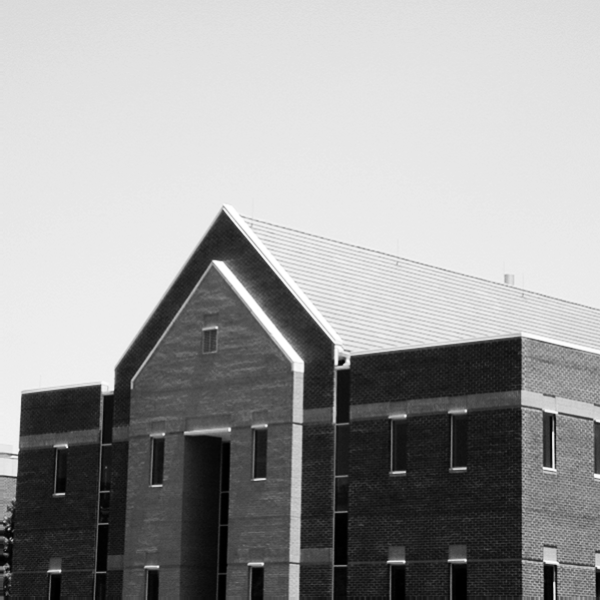
#> input picture building.tif, 600 x 600 px
$ python bulding.py
#> lines starting #> are read from the running program, lines starting #| are printed output that depends on the picture
import cv2
import numpy as np

org=cv2.imread('building.tif',cv2.IMREAD_GRAYSCALE)
#> org is the input picture: shape (600, 600); min 0, max 255, mean 155.8
mask1=np.array([[-1,0,1], [-1, 0, 1],[-1,0,1]])
mask2=np.array([[-1,-1,-1], [0, 0, 0],[1,1,1]])
res1=np.zeros((600,600),dtype='uint8')
res2=np.zeros((600,600),dtype='uint8')
rows,cols=org.shape
#> rows = 600; cols = 600

for i in range(1,rows-1):
    for j in range(1,cols-1):
        small_image=org[i-1:i+2,j-1:j+2]
        besco1=np.multiply(small_image,mask1)
        besco2 = np.multiply(small_image, mask2)
        out1=np.sum(besco1)
        out2=np.sum(besco2)
        if out1<0:
            out1=0
        if out2<0:
            out2=0
        res1[i,j]=out1
        res2[i,j]=out2
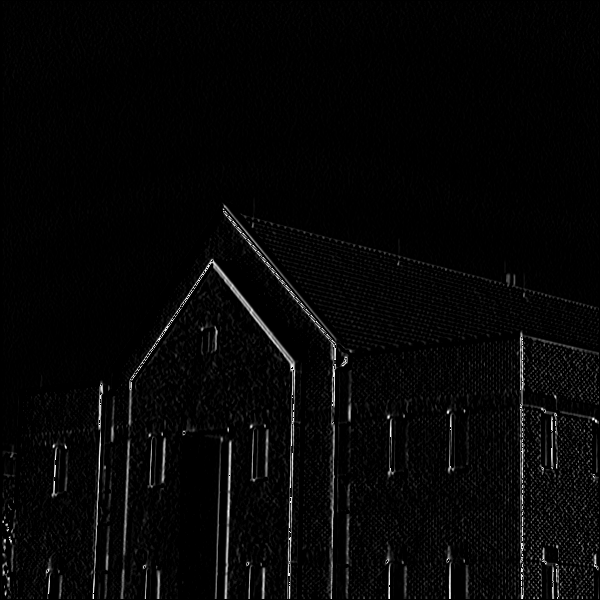
#> res1: shape (600, 600); min 0, max 255, mean 6.3
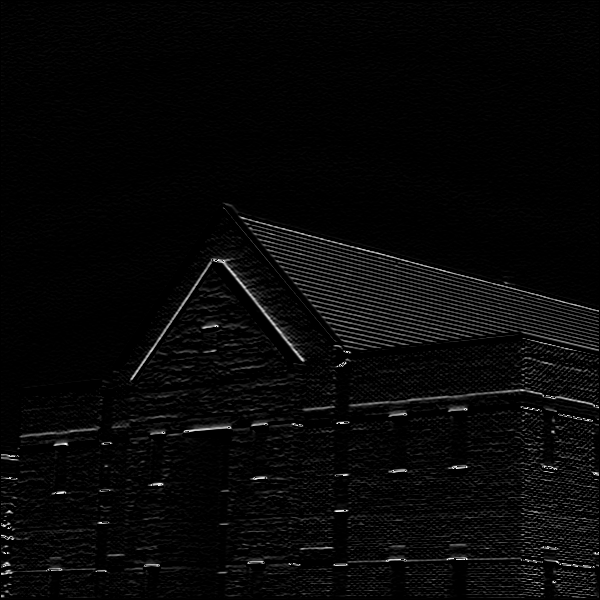
#> res2: shape (600, 600); min 0, max 255, mean 7.6

result=cv2.hconcat([res1,res2])
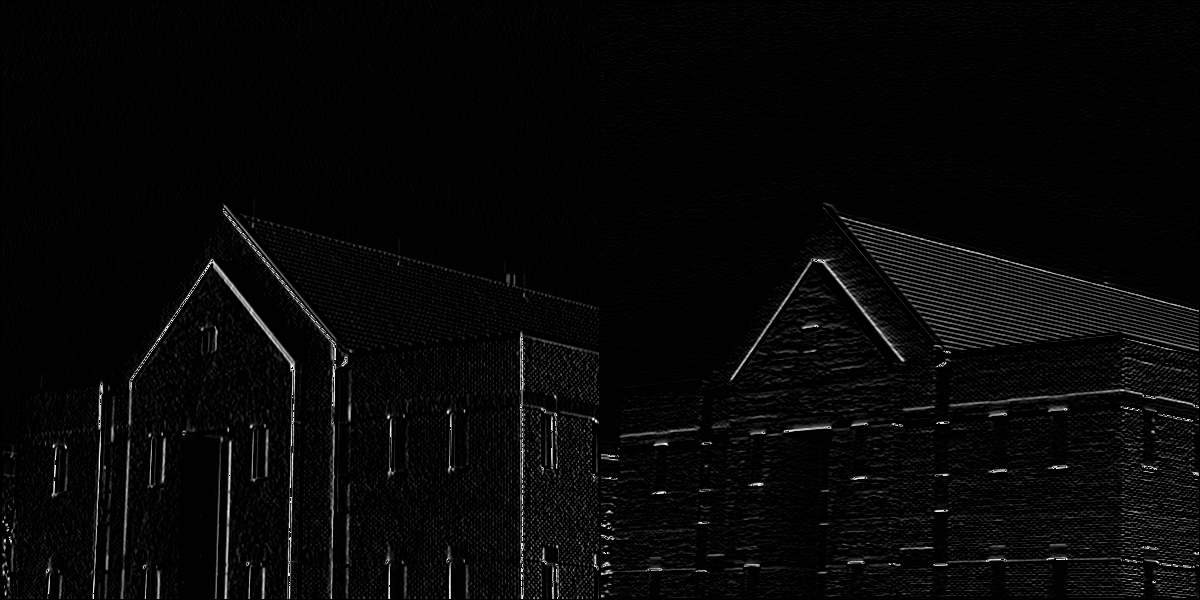
#> result: shape (600, 1200); min 0, max 255, mean 7
cv2.imshow('',result)
cv2.waitKey()
